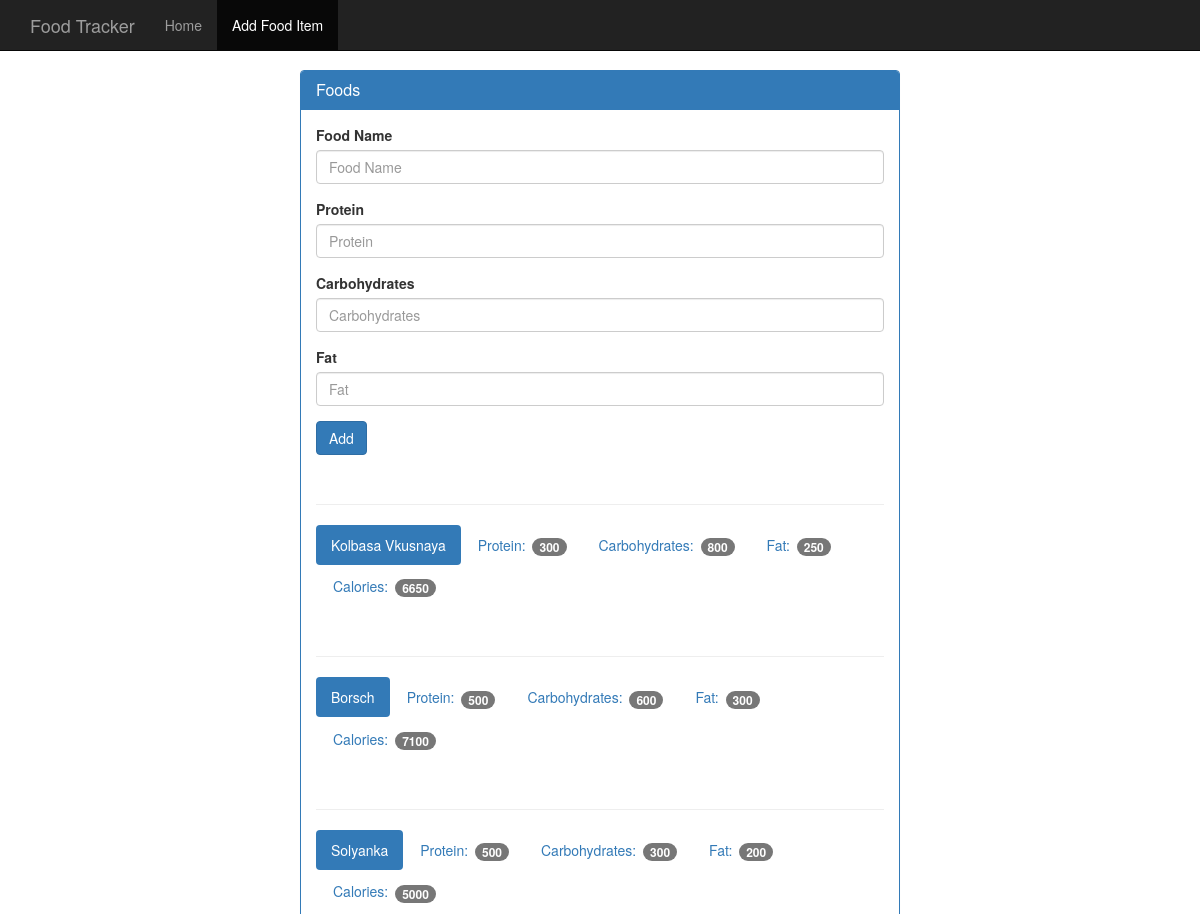
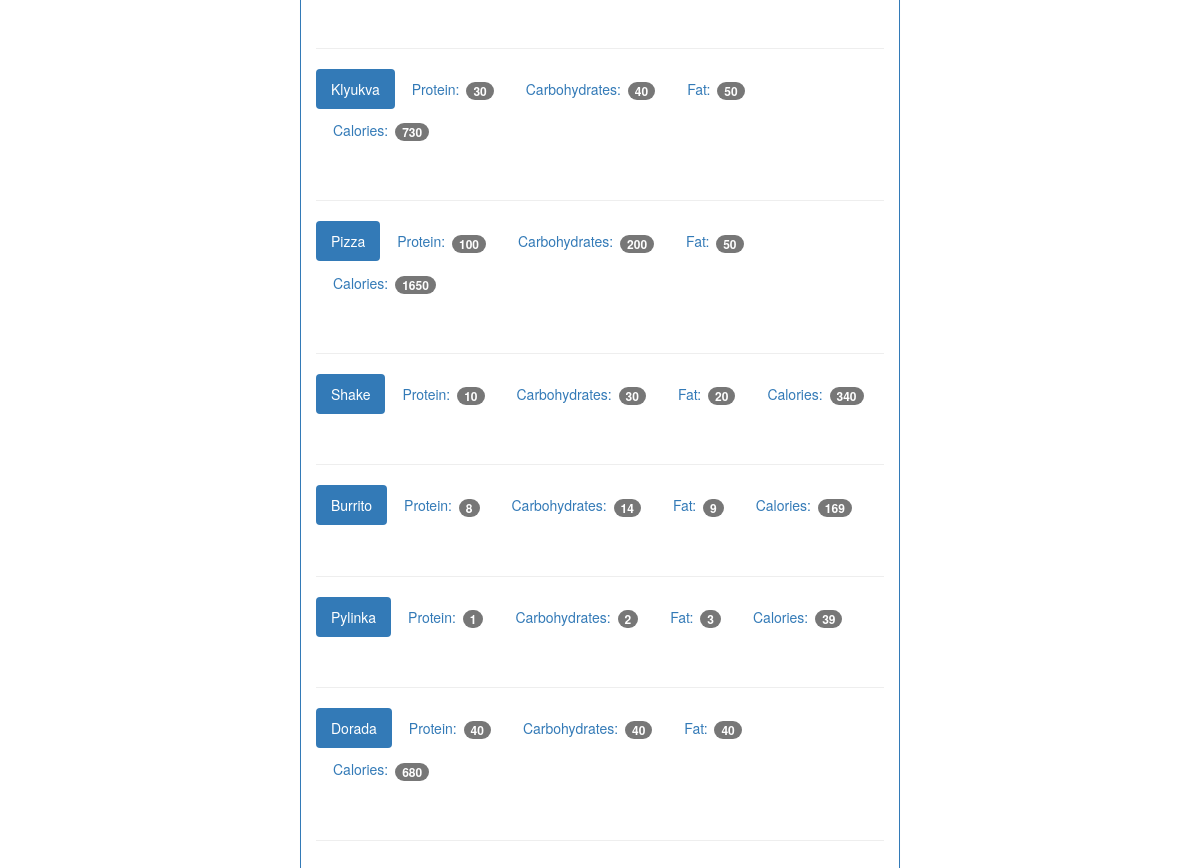
The app's page /food with its own data (2 pictures, top to bottom).
### tables this page shows
CREATE TABLE food(
id integer primary key autoincrement,
name text not null,
protein integer not null,
carbohydrates integer not null,
fat integer not null,
calories integer not null
);

### food_tracker_app.py (the view, shortened to what this page needs)
@app.route('/food', methods=['GET','POST'])
def food():
    db = get_db()
    cur = db.execute('select name, protein, carbohydrates, fat, calories from food')
    results = cur.fetchall()
    return render_template('add_food.html', results=results)

### database.py (called while the page is built)
def connect_db():
    sql = sqlite3.connect('/Users/viktorkertanov/Library/Mobile Documents/com~apple~CloudDocs/Личное/!LEARNING PYTHON/flask/food_tracker_app/food_tracker_db/foodtracker.db')
    sql.row_factory = sqlite3.Row
    return sql

def get_db():
    if not hasattr(g,'sqlite3_db'):
        g.sqlite_db = connect_db()
    return g.sqlite_db

### templates/add_food.html
{% extends "base.html" %}
{% block body %}
  <body>
    <nav class="navbar navbar-inverse navbar-fixed-top">
      <div class="container">
        <div class="navbar-header">
          <a class="navbar-brand" href="{{ url_for('index') }}">Food Tracker</a>
        </div>
        <div id="navbar" class="navbar-collapse collapse">
          <ul class="nav navbar-nav">
            <li><a href="{{ url_for('index') }}">Home</a></li>
            <li class="active"><a href="{{ url_for('food') }}">Add Food Item</a></li>
          </ul>
        </div>
      </div>
    </nav>
    <div class="container theme-showcase col-sm-6 col-sm-offset-3" role="main">
      <div class="row">
        <div>
          <div class="panel panel-primary">
            <div class="panel-heading">
              <h3 class="panel-title">Foods</h3>
            </div>
            <div class="panel-body">
              <form method="POST" action="{{ url_for('food') }}">
                <div class="form-group">
                  <label for="food-name">Food Name</label>
                  <input type="text" class="form-control" id="food-name" name="food-name" placeholder="Food Name">
                </div>
                <div class="form-group">
                  <label for="protein">Protein</label>
                  <input type="number" class="form-control" id="protein" name="protein" placeholder="Protein">
                </div>
                <div class="form-group">
                  <label for="carbohydrates">Carbohydrates</label>
                  <input type="number" class="form-control" id="carbohydrates" name="carbohydrates" placeholder="Carbohydrates">
                </div>
                <div class="form-group">
                  <label for="fat">Fat</label>
                  <input type="number" class="form-control" id="fat" name="fat" placeholder="Fat">
                </div>
                <button type="submit" class="btn btn-primary">Add</button>
              </form>
              <div class="page-header"></div>
              {% for food in results %}
              <ul class="nav nav-pills" role="tablist">
                <li class="active"><a>{{ food.name }}</a></li>
                <li><a>Protein: <span class="badge">{{ food.protein }}</span></a></li>
                <li><a>Carbohydrates: <span class="badge">{{ food.carbohydrates }}</span></a></li>
                <li><a>Fat: <span class="badge">{{ food.fat }}</span></a></li>
                <li><a>Calories: <span class="badge">{{ food.calories }}</span></a></li>
              </ul>
              <div class="page-header"></div>
              {% endfor %}
            </div>
          </div>
        </div>
      </div>
    </div>
  </body>
{% endblock %}

### templates/base.html (shortened to what this page needs)
<!DOCTYPE html>
<html lang="en">
  <head>
    <link href="{{ url_for('static', filename='bootstrap.min.css') }}" rel="stylesheet">
    <link href="{{ url_for('static', filename='theme.css') }}" rel="stylesheet">
  </head>
  <body>
  {% block body %}{% endblock %}
  </body>
</html>

### static/theme.css (style rules this page uses)
body { padding-top: 70px; padding-bottom: 30px; }

### records on screen
food: name "Kolbasa Vkusnaya", protein "300", carbohydrates "800", fat "250", calories "6650"
food: name "Borsch", protein "500", carbohydrates "600", fat "300", calories "7100"
food: name "Solyanka", protein "500", carbohydrates "300", fat "200", calories "5000"
food: name "Klyukva", protein "30", carbohydrates "40", fat "50", calories "730"
food: name "Pizza", protein "100", carbohydrates "200", fat "50", calories "1650"
food: name "Shake", protein "10", carbohydrates "30", fat "20", calories "340"
food: name "Burrito", protein "8", carbohydrates "14", fat "9", calories "169"
food: name "Pylinka", protein "1", carbohydrates "2", fat "3", calories "39"
food: name "Dorada", protein "40", carbohydrates "40", fat "40", calories "680"
